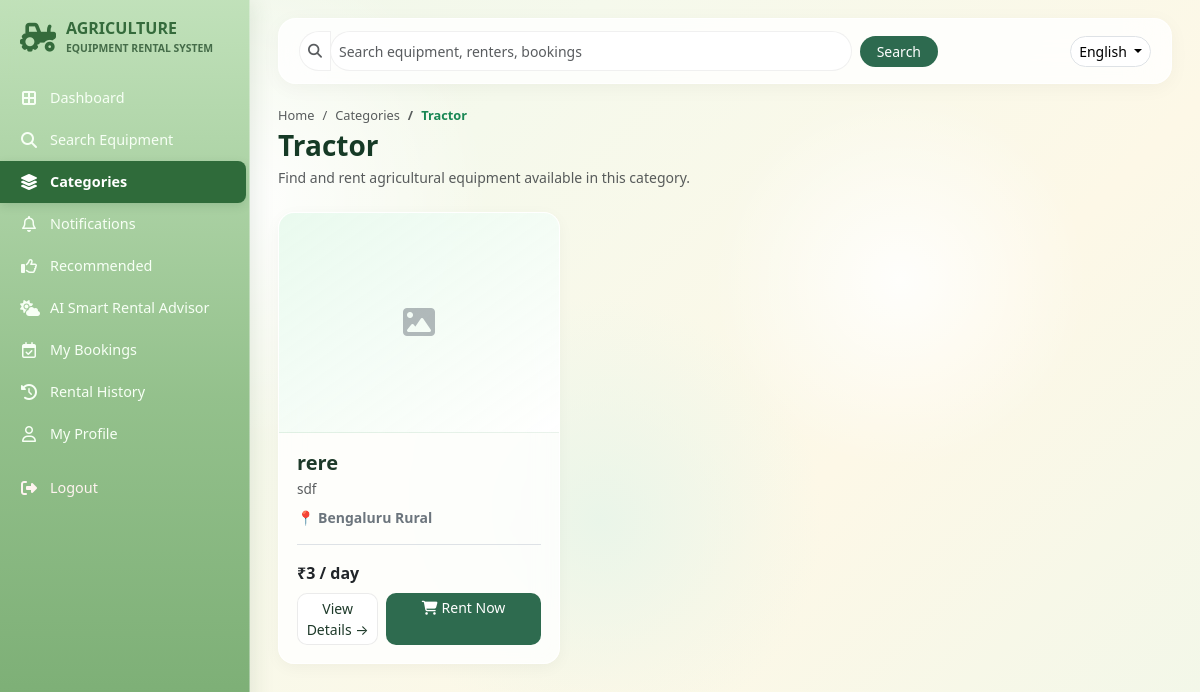
The app's page /category_items.php?category_id=1 (signed in) with its own data.
### tables this page shows
CREATE TABLE `categories` (
  `category_id` int(11) NOT NULL,
  `category_name` varchar(50) NOT NULL,
  `description` text DEFAULT NULL,
  `image` varchar(255) DEFAULT NULL,
  `icon_class` varchar(50) DEFAULT 'fa-tractor'
);

CREATE TABLE `equipment` (
  `equipment_id` int(11) NOT NULL,
  `category_id` int(11) DEFAULT NULL,
  `lender_id` int(11) NOT NULL,
  `title` varchar(150) NOT NULL,
  `category` varchar(50) NOT NULL,
  `brand_model` varchar(100) NOT NULL,
  `power_hp` int(11) DEFAULT NULL,
  `drive_type` varchar(20) DEFAULT NULL,
  `model_year` int(11) DEFAULT NULL,
  `fuel_type` varchar(30) DEFAULT NULL,
  `working_width` varchar(50) DEFAULT NULL,
  `equipment_condition` enum('New','Good','Used') DEFAULT 'Good',
  `price_per_day` decimal(10,2) NOT NULL,
  `min_booking_days` int(11) DEFAULT 1,
  `service_location` varchar(100) NOT NULL,
  `distance_km` decimal(5,1) DEFAULT 5.0,
  `description` text DEFAULT NULL,
  `image` varchar(255) NOT NULL,
  `badge` enum('RECOMMENDED','POPULAR','TOP RATED','BEST PRICE','NONE') DEFAULT 'NONE',
  `status` enum('Available','Rented Out','Under Maintenance','Inactive') DEFAULT 'Available',
  `rating` decimal(2,1) DEFAULT 4.5,
  `rating_count` int(11) DEFAULT 0,
  `created_at` timestamp NOT NULL DEFAULT current_timestamp(),
  `is_featured` tinyint(1) DEFAULT 0,
  `latitude` decimal(10,8) DEFAULT NULL,
  `longitude` decimal(11,8) DEFAULT NULL
);

### includes/lang.php (called while the page is built, shortened)
<?php
$current_lang = $_SESSION['lang'] ?? 'en';
function __($key) {
    global $translations, $current_lang;
    return $translations[$current_lang][$key] ?? $translations['en'][$key] ?? $key;
}
?>

### category_items.php (the view, shortened to what this page needs)
<?php
require_once __DIR__ . '/includes/lang.php';
$current_lang = $_SESSION['lang'] ?? 'en';
$category_id = isset($_GET['category_id']) ? intval($_GET['category_id']) : 0;
$category = '';
if ($category_id > 0) {
    $category_query = "SELECT category_name
                       FROM categories
                       WHERE category_id = ?";
    $category_stmt = mysqli_prepare($conn, $category_query);
    if ($category_stmt) {
        mysqli_stmt_bind_param($category_stmt, "i", $category_id);
        mysqli_stmt_execute($category_stmt);
        $category_result = mysqli_stmt_get_result($category_stmt);
        if ($category_result && mysqli_num_rows($category_result) > 0) {
            $category_row = mysqli_fetch_assoc($category_result);
            $category = $category_row['category_name'];
        }
    }
}
$result = false;
if ($category_id > 0) {
    $query = "SELECT *
              FROM equipment
              WHERE category_id = ?
              ORDER BY equipment_id DESC";
    $stmt = mysqli_prepare($conn, $query);
    if ($stmt) {
        mysqli_stmt_bind_param($stmt, "i", $category_id);
        mysqli_stmt_execute($stmt);
        $result = mysqli_stmt_get_result($stmt);
    }
}
$category_description = 'Explore available equipment in this category.';
$view_details_label = 'View Details';
$day_label = 'day';
$translated_description = __('category_items_desc', '');
if (!empty($translated_description) && $translated_description !== 'category_items_desc') {
    $category_description = $translated_description;
}
?>
<!DOCTYPE html>
<html lang="<?= htmlspecialchars($current_lang); ?>">
<head>
    <link href="https://cdn.jsdelivr.net/npm/bootstrap@5.3.2/dist/css/bootstrap.min.css" rel="stylesheet">
    <link rel="stylesheet" href="https://cdnjs.cloudflare.com/ajax/libs/font-awesome/6.4.0/css/all.min.css">
</head>
<body>
<?php include __DIR__ . '/renter_sidebar.php'; ?>
<div class="main-wrapper">
    <div class="top-navbar">
        <form action="search_equipment.php" method="GET" class="d-flex w-75 gap-2 align-items-center">
            <div class="input-group input-group-sm">
                <span class="input-group-text bg-light border-end-0">
                    <i class="fa-solid fa-magnifying-glass text-muted"></i>
                </span>
                <input type="text" name="q" class="form-control border-start-0" placeholder="<?php echo __('search_placeholder', 'Search equipment...'); ?>" required>
            </div>
            <button type="submit" class="btn btn-sm text-white px-3" style="background-color: #2d6a4f; border-radius:50rem;">
                <?php echo __('search', 'Search'); ?>
            </button>
        </form>
        <div class="d-flex align-items-center gap-3">
            <div class="dropdown">
                <button class="btn btn-sm btn-light border dropdown-toggle" type="button" data-bs-toggle="dropdown" style="border-radius:50rem; background:rgba(255,255,255,0.9) !important;">
                    <?php if ($current_lang == 'kn') { echo 'ಕನ್ನಡ'; } elseif ($current_lang == 'hi') { echo 'हिन्दी'; } else { echo 'English'; } ?>
                </button>
            </div>
        </div>
    </div>
    <div class="d-flex justify-content-between align-items-center mb-4">
        <div>
            <nav aria-label="breadcrumb">
                <ol class="breadcrumb mb-1" style="font-size: 0.8rem;">
                    <li class="breadcrumb-item"><a href="renter_dashboard.php?lang=<?= urlencode($current_lang); ?>" class="text-muted text-decoration-none"><?php echo __('home', 'Home'); ?></a></li>
                    <li class="breadcrumb-item"><a href="categories.php?lang=<?= urlencode($current_lang); ?>" class="text-muted text-decoration-none"><?php echo __('categories', 'Categories'); ?></a></li>
                    <li class="breadcrumb-item active text-success fw-semibold"><?php echo htmlspecialchars($category); ?></li>
                </ol>
            </nav>
            <h3 class="fw-bold mb-1" style="color:#163a26; font-weight:800;"><?php echo htmlspecialchars($category); ?></h3>
            <p class="text-muted small mb-0"><?= htmlspecialchars($category_description); ?></p>
        </div>
    </div>
    <div class="row g-4 mb-4">
        <?php if ($result && mysqli_num_rows($result) > 0): ?>
            <?php while ($eq = mysqli_fetch_assoc($result)): ?>
                <?php
                $eq_id = $eq['equipment_id'] ?? 0;
                $imgSrc = '';
                $has_valid_img = false;
                ?>
                <div class="col-lg-4 col-md-6">
                    <div class="eq-card">
                        <div class="eq-img-container">
                            <?php if ($has_valid_img): ?>
                                <img src="<?= htmlspecialchars($imgSrc); ?>" alt="<?= htmlspecialchars($eq['title'] ?? $eq['equipment_title'] ?? 'Equipment'); ?>">
                            <?php else: ?>
                                <div class="d-flex align-items-center justify-content-center h-100 text-muted">
                                    <i class="fa-solid fa-image fa-2x text-secondary opacity-50"></i>
                                </div>
                            <?php endif; ?>
                        </div>
                        <div class="eq-card-body">
                            <div>
                                <h5 class="fw-bold mb-1"><?= htmlspecialchars($eq['title'] ?? $eq['equipment_title'] ?? 'Unnamed Equipment'); ?></h5>
                                <p class="text-muted small mb-2" style="font-size: 0.85rem;"><?= htmlspecialchars($eq['description'] ?? ''); ?></p>
                                <p class="text-secondary small mb-3 fw-semibold">📍 <?= htmlspecialchars($eq['service_location'] ?? 'Location not specified'); ?></p>
                            </div>
                            <div>
                                <div class="d-flex align-items-center justify-content-between pt-3 border-top mb-2">
                                    <span class="text-dark fw-bold">₹<?= number_format($eq['price_per_day'] ?? $eq['price'] ?? 0); ?> / <?= htmlspecialchars($day_label); ?></span>
                                </div>
                                <div class="d-flex gap-2">
                                    <a href="equipment_details.php?equipment_id=<?= $eq_id; ?>&id=<?= $eq_id; ?>&from=category_items&category_id=<?= $category_id; ?>&lang=<?= urlencode($current_lang); ?>" class="btn btn-outline-secondary btn-sm w-50">
                                        <?= htmlspecialchars($view_details_label); ?> →
                                    </a>
                                    <a href="rent_now.php?equipment_id=<?= $eq_id; ?>&id=<?= $eq_id; ?>&lang=<?= urlencode($current_lang); ?>" class="btn btn-agro btn-sm w-100" style="background-color:#2d6a4f; color:white;">
                                        <i class="fa-solid fa-cart-shopping me-1"></i><?php echo __('rent_now', 'Rent Now'); ?>
                                    </a>
                                </div>
                            </div>
                        </div>
                    </div>
                </div>
            <?php endwhile; ?>
        <?php endif; ?>
    </div>
</div>
</body>
</html>

### category_items.php (style rules this page uses)
:root { --brand-green: #2d6a4f; --glass: rgba(255,255,255,0.78); --border: rgba(255,255,255,0.9); }
body { font-family: 'Segoe UI', system-ui, -apple-system, sans-serif; background: radial-gradient(circle at 20% 25%, rgba(255,255,255,0.95) 0%, transparent 22%), radial-gradient(circle at 75% 35%, rgba(255,255,255,0.85) 0%, transparent 18%), radial-gradient(circle at 50% 65%, rgba(232,245,233,0.9) 0%, transparent 28%), linear-gradient(135deg,#eef6e8 0%, #f5f9ec 30%, #fdf8e7 65%, #f1f7e9 100%) !important; background-attachment: fixed !important; color: #1e3a2a; }
.main-wrapper { margin-left: 250px; padding: 18px 28px; min-height: 100vh; }
.top-navbar { background: rgba(255,255,255,0.80) !important; border: 1px solid var(--border) !important; border-radius: 18px !important; padding: 12px 20px; display: flex; align-items: center; justify-content: space-between; margin-bottom: 22px; backdrop-filter: blur(20px); -webkit-backdrop-filter: blur(20px); box-shadow: 0 4px 20px rgba(0,0,0,0.04) !important; }
.top-navbar .form-control { background: rgba(255,255,255,0.9) !important; border: 1px solid rgba(0,0,0,0.06) !important; border-radius: 50rem !important; height: 40px; }
.top-navbar .input-group-text { background: rgba(255,255,255,0.9) !important; border: 1px solid rgba(0,0,0,0.06) !important; border-radius: 50rem 0 0 50rem !important; }
.eq-card { background: rgba(255,255,255,0.80) !important; border: 1px solid var(--border) !important; border-radius: 16px !important; overflow: hidden; transition: all 0.25s ease-in-out; height: 100%; display: flex; flex-direction: column; justify-content: space-between; backdrop-filter: blur(12px); -webkit-backdrop-filter: blur(12px); box-shadow: 0 4px 16px rgba(0,0,0,0.04) !important; }
.eq-img-container { width: 100%; height: 220px; background: linear-gradient(145deg,rgba(224,248,231,.7),rgba(255,255,255,.8)) !important; display: flex; align-items: center; justify-content: center; overflow: hidden; border-bottom: 1px solid rgba(0,0,0,0.04); }
.eq-card-body { padding: 18px; display: flex; flex-direction: column; justify-content: space-between; flex-grow: 1; }
.btn-agro { background:#2e6b4f !important; color:#fff !important; border-radius:10px !important; border:none !important; }
.btn-outline-secondary { background:rgba(255,255,255,0.9) !important; border:1px solid rgba(0,0,0,0.08) !important; border-radius:10px !important; color:#1e3a2a !important; }

### records on screen
categories: category_name "Tractor"
equipment: title "rere", description "sdf", service_location "Bengaluru Rural", price_per_day "3"

### other values on screen
__('brand_main') "AGRICULTURE"
__('brand_sub') "EQUIPMENT RENTAL SYSTEM"
__('dashboard') "Dashboard"
__('search_equipment') "Search Equipment"
__('categories') "Categories"
__('notifications') "Notifications"
__('recommended') "Recommended"
__('weather_advisor') "AI Smart Rental Advisor"
__('my_bookings') "My Bookings"
__('rental_history') "Rental History"
__('my_profile') "My Profile"
__('logout') "Logout"
__('search', 'Search') "Search"
__('home', 'Home') "Home"
__('categories', 'Categories') "Categories"
